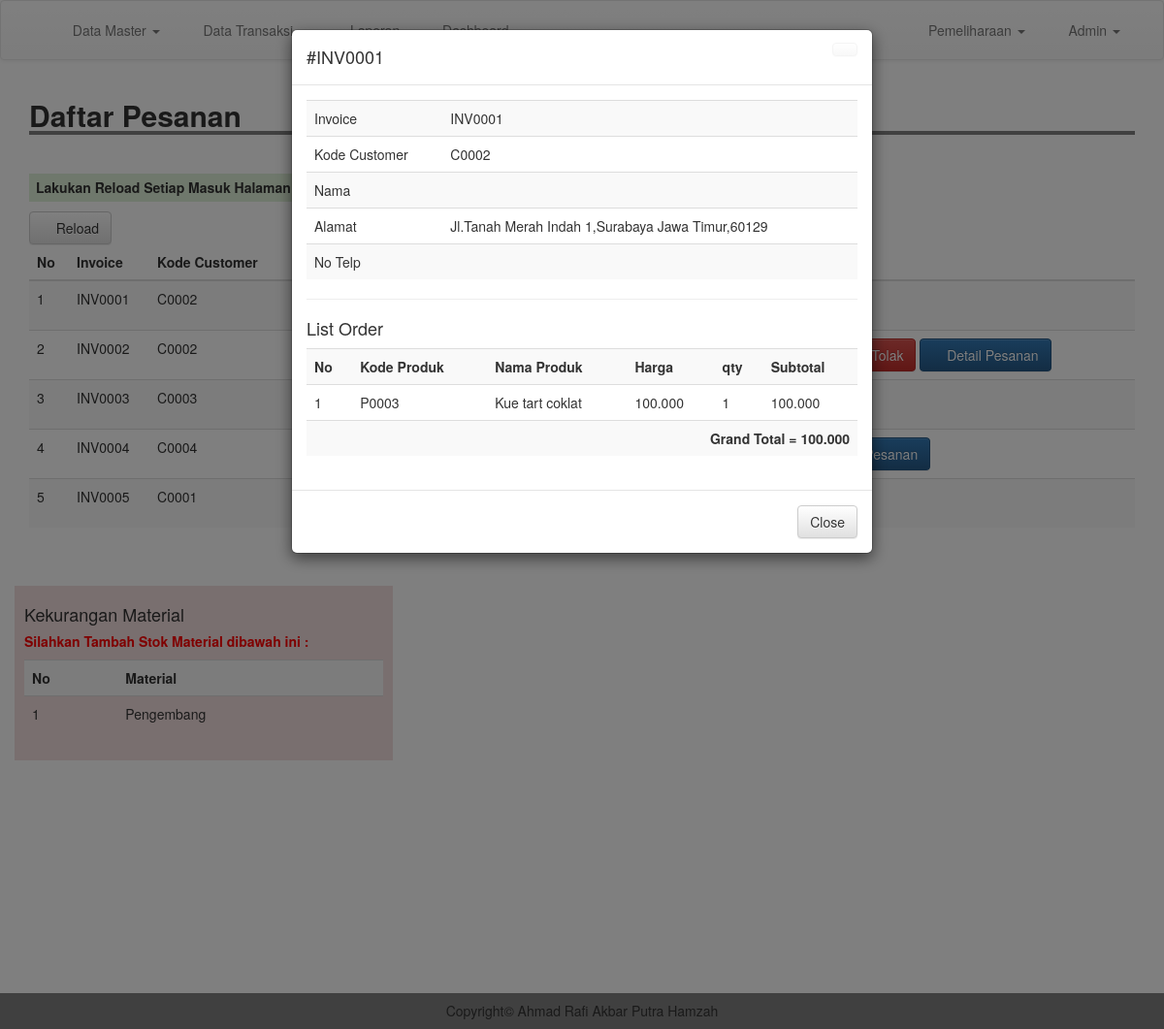
The page /admin/detailorder.php?inv=INV0001 (signed in) on the database its author committed.
### tables this page shows
CREATE TABLE `produksi` (
  `id_order` int(11) NOT NULL,
  `invoice` varchar(200) NOT NULL,
  `kode_customer` varchar(200) NOT NULL,
  `kode_produk` varchar(200) NOT NULL,
  `nama_produk` varchar(200) NOT NULL,
  `qty` int(11) NOT NULL,
  `harga` int(11) NOT NULL,
  `status` varchar(200) NOT NULL,
  `tanggal` date NOT NULL,
  `provinsi` varchar(200) NOT NULL,
  `kota` varchar(200) NOT NULL,
  `alamat` varchar(200) NOT NULL,
  `kode_pos` varchar(200) NOT NULL,
  `terima` varchar(200) NOT NULL,
  `tolak` varchar(200) NOT NULL,
  `cek` int(11) NOT NULL
);

### admin/detailorder.php (the view, shortened to what this page needs)
<?php
include 'header.php';
$invoices = $_GET['inv'];
$d_order = mysqli_query($conn, "SELECT * FROM produksi WHERE invoice = '$invoices'");
$t_order = mysqli_fetch_assoc($d_order);
$sortage = mysqli_query($conn, "SELECT * FROM produksi where cek = '1'");
$cek_sor = mysqli_num_rows($sortage);
$cs = mysqli_query($conn, "SELECT * FROM customer WHERE kode_customer = '".$t_order['kode_customer']."'");
$t_cs = mysqli_fetch_assoc($cs);
?>
<div class="container">
	<h2 style=" width: 100%; border-bottom: 4px solid gray"><b>Daftar Pesanan</b></h2>
	<br>
	<h5 class="bg-success" style="padding: 7px; width: 710px; font-weight: bold;"><marquee>Lakukan Reload Setiap Masuk Halaman ini, untuk menghindari terjadinya kesalahan data dan informasi</marquee></h5>
	<a href="produksi.php" class="btn btn-default"><i class="glyphicon glyphicon-refresh"></i> Reload</a>
	<table class="table table-striped">
		<thead>
			<tr>
				<th scope="col">No</th>
				<th scope="col">Invoice</th>
				<th scope="col">Kode Customer</th>
				<th scope="col">Status</th>
				<th scope="col">Tanggal</th>
				<th scope="col">Action</th>
			</tr>
		</thead>
		<tbody>
			<?php
			$result = mysqli_query($conn, "SELECT DISTINCT invoice, kode_customer, status, kode_produk, qty,terima,tolak, cek FROM produksi group by invoice");
			$no = 1;
			while($row = mysqli_fetch_assoc($result)){
				$kodep = $row['kode_produk'];
				$inv = $row['invoice'];
				?>
				<tr>
					<td><?= $no; ?></td>
					<td><?= $row['invoice']; ?></td>
					<td><?= $row['kode_customer']; ?></td>
					<?php if($row['terima'] == 1){ ?>
						<td style="color: green;font-weight: bold;">Pesanan Diterima (Siap Kirim)
							<?php
						}else if($row['tolak'] == 1){
							?>
							<td style="color: red;font-weight: bold;">Pesanan Ditolak
								<?php
							}
							if($row['terima'] == 0 && $row['tolak'] == 0){
								?>
								<td style="color: orange;font-weight: bold;"><?= $row['status']; ?>
								<?php
							}
							$t_bom = mysqli_query($conn, "SELECT * FROM bom_produk WHERE kode_produk = '$kodep'");
							while($row1 = mysqli_fetch_assoc($t_bom)){
								$kodebk = $row1['kode_bk'];
								$inventory = mysqli_query($conn, "SELECT * FROM inventory WHERE kode_bk = '$kodebk'");
								$r_inv = mysqli_fetch_assoc($inventory);
								$kebutuhan = $row1['kebutuhan'];
								$qtyorder = $row['qty'];
								$inventory = $r_inv['qty'];
								$bom = ($kebutuhan * $qtyorder);
								$hasil = $inventory - $bom;
								if($hasil < 0 && $row['tolak'] == 0){
									mysqli_query($conn, "UPDATE produksi SET cek = '1' where invoice = '$inv'");
										$nama_material[] = $r_inv['nama'];
									?>
									<?php
								}
							}
							?>
						</td>
						<td>2020/26-01</td>
						<td>
							<?php if( $row['tolak']==0 && $row['cek']==1 && $row['terima']==0){ ?>
								<a href="inventory.php?cek=0" id="rq" class="btn btn-warning"><i class="glyphicon glyphicon-warning-sign"></i> Request Material Shortage</a>
								<a href="proses/tolak.php?inv=<?= $row['invoice']; ?>" class="btn btn-danger" onclick="return confirm('Yakin Ingin Menolak ?')"><i class="glyphicon glyphicon-remove-sign"></i> Tolak</a>
							<?php }else if($row['terima'] == 0 && $row['cek']==0){ ?>
								<a href="proses/terima.php?inv=<?= $row['invoice']; ?>&kdp=<?= $row['kode_produk']; ?>" class="btn btn-success"><i class="glyphicon glyphicon-ok-sign"></i> Terima</a>
								<a href="proses/tolak.php?inv=<?= $row['invoice']; ?>" class="btn btn-danger" onclick="return confirm('Yakin Ingin Menolak ?')"><i class="glyphicon glyphicon-remove-sign"></i> Tolak</a>
							<?php } ?>
							<a href="detailorder.php?inv=<?= $row['invoice']; ?>" type="submit" class="btn btn-primary"><i class="glyphicon glyphicon-eye-open"></i> Detail Pesanan</a>
						</td>
					</tr>
					<?php
					$no++;
				}
				?>
			</tbody>
		</table>
	<button type="hidden" data-toggle="modal" data-target="#myModal" id="btn" style="background-color: #fff; border: #fff;">
	</button>
	<div class="modal fade" id="myModal" tabindex="-1" role="dialog" aria-labelledby="myModalLabel">
		<div class="modal-dialog" role="document">
			<div class="modal-content">
				<div class="modal-header">
					<a href="m_produk.php" class="btn btn-default close"></a>
					<h4 class="modal-title" id="myModalLabel">#<?= $t_order['invoice']; ?></h4>
				</div>
				<div class="modal-body">
					<table class="table table-striped">
						<tr>
							<td>Invoice</td>
							<td><?= $t_order['invoice']; ?></td>
						</tr>
						<tr>
							<td>Kode Customer</td>
							<td><?= $t_order['kode_customer']; ?></td>
						</tr>
						<tr>
							<td>Nama</td>
							<td><?= $t_cs['nama']; ?></td>
						</tr>
						<tr>
							<td>Alamat</td>
							<td><?php echo  $t_order['alamat'].",".$t_order['kota']." ".$t_order['provinsi'].",".$t_order['kode_pos']; ?></td>
						</tr>
						<tr>
							<td>No Telp</td>
							<td><?= $t_cs['telp']; ?></td>
						</tr>
					</table>
					<hr>
					<h4>List Order</h4>
					<table class="table table-striped">
						<tr>
							<th>No</th>
							<th>Kode Produk</th>
							<th>Nama Produk</th>
							<th>Harga</th>
							<th>qty</th>
							<th>Subtotal</th>
						</tr>
					<?php
						$order = mysqli_query($conn, "SELECT * FROM produksi WHERE invoice = '$invoices'");
						$no = 1;
						$grand = 0;
						while ($list = mysqli_fetch_assoc($order)) {
					 ?>
						<tr>
							<td><?= $no;  ?></td>
							<td><?= $list['kode_produk']; ?></td>
							<td><?= $list['nama_produk']; ?></td>
							<td><?= number_format($list['harga'], 0, ".", ".");  ?></td>
							<td><?= $list['qty'];  ?></td>
							<td><?= number_format($list['harga']*$list['qty'], 0, ".", ".");  ?></td>
						</tr>
					<?php
						$sub = $list['harga'] * $list['qty'];
						$grand += $sub;
						$no++;
						}
					 ?>
						<tr>
							<td colspan="6" class="text-right"><b>Grand Total = <?= number_format($grand, 0, ".", ".");  ?></b></td>
						</tr>
					</table>
				</div>
				<div class="modal-footer">
					<a href="produksi.php" class="btn btn-default">Close</a>
				</div>
			</div>
		</div>
	</div>
		<?php
if($cek_sor > 0){
 ?>
	<br>
	<br>
	<div class="row">
		<div class="col-md-4 bg-danger" style="padding:10px;">
			<h4>Kekurangan Material </h4>
			<h5 style="color: red;font-weight: bold;">Silahkan Tambah Stok Material dibawah ini : </h5>
			<table class="table table-striped">
				<tr>
					<th>No</th>
					<th>Material</th>
				</tr>
	<?php
	$arr = array_values(array_unique($nama_material));
	for ($i=0; $i < count($arr); $i++) {
	 ?>
				<tr>
					<td><?= $i+1 ?></td>
					<td><?= $arr[$i]; ?></td>
				</tr>
	<?php } ?>
			</table>
		</div>
	</div>
<?php
}
 ?>
	</div>
	<br>
	<br>
	<br>
	<br>
	<br>
	<br>
	<br>
	<br>
	<br>
	<br>
	<br>
	<br>
	<?php
	include 'footer.php';
	?>

### css/style.css (style rules this page uses)
body { margin:0; padding: 0; }

### rows shown on the page
produksi: invoice "INV0001", kode_customer "C0002", alamat "Jl.Tanah Merah Indah 1", kota "Surabaya", provinsi "Jawa Timur", kode_pos "60129", kode_produk "P0003", nama_produk "Kue tart coklat", harga "100.000", qty "1", $list['harga']*$list['qty'] "100.000"

### other values the page prints
$row['invoice'] "INV0001"
$row['kode_customer'] "C0002"
$row['invoice'] "INV0002"
$row['invoice'] "INV0003"
$row['kode_customer'] "C0003"
$row['invoice'] "INV0004"
$row['kode_customer'] "C0004"
$row['invoice'] "INV0005"
$row['kode_customer'] "C0001"
$grand "100.000"
$arr[$i] "Pengembang"
